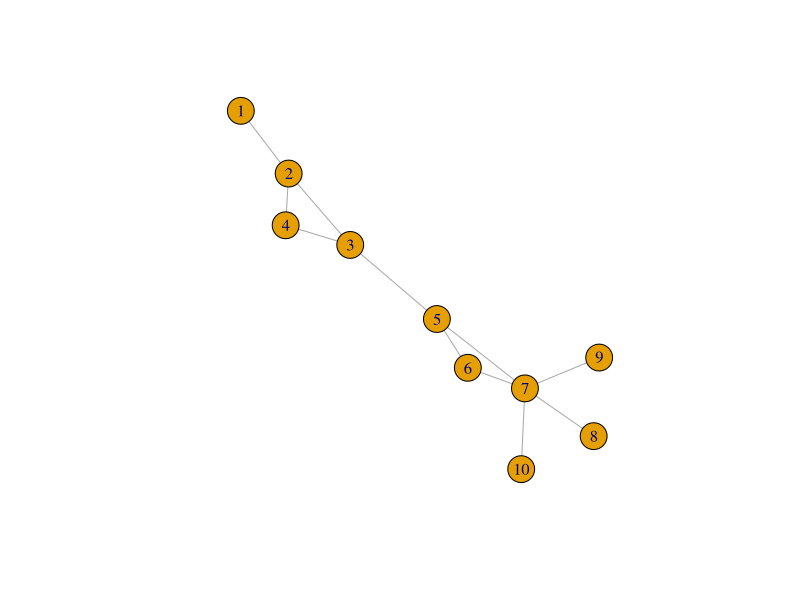

Write R code to recreate this figure. (Note: this script raises an error after producing the figure.)
library(igraph)

network <- graph.empty (10, directed = FALSE)

colection.edges <- c(1,2, 
               2,3, 
               2,4, 
               4,3, 
               3,5,
               5,6,
               5,7,
               6,7,
               7,8,
               7,9,
               7,10)

network <- add.edges(network, colection.edges)

plot(network)

#matriz de adjacências
4/10 <- get.adjacency(network)
sum(matrixA)

#grau medio
mean(degree(network))

#grau
grau <- degree(network)

#densidade
graph.density(network)

#Distribuição de grau e o respectivo gráfico
network.dd <- degree_distribution(network)
plot(network.dd, xlab="Grau",ylab="Frequência relativa",
     type="p",col="blue",ylim=c(0,0.4))
